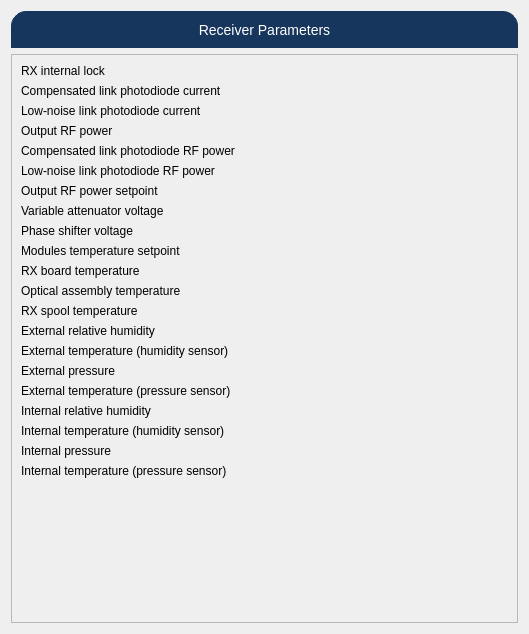
<?xml version="1.0" encoding="UTF-8"?>
<ui version="4.0">
 <class>Form</class>
 <widget class="QWidget" name="Form">
  <property name="geometry">
   <rect>
    <x>0</x>
    <y>0</y>
    <width>529</width>
    <height>634</height>
   </rect>
  </property>
  <property name="windowTitle">
   <string>Form</string>
  </property>
  <layout class="QVBoxLayout" name="verticalLayout_2">
   <item>
    <layout class="QVBoxLayout" name="verticalLayout">
     <item>
      <widget class="PyDMLabel" name="PyDMLabel">
       <property name="toolTip">
        <string/>
       </property>
       <property name="styleSheet">
        <string notr="true">QLabel {
 qproperty-alignment: AlignCenter;
 border: 1px solid #FF17365D;
 border-top-left-radius: 15px;
 border-top-right-radius: 15px;
 background-color: #FF17365D;
 padding: 5px 0px;
 color: rgb(255, 255, 255);
 max-height: 25px;
 font-size: 14px;
}</string>
       </property>
       <property name="text">
        <string>Receiver Parameters</string>
       </property>
       <property name="alignment">
        <set>Qt::AlignCenter</set>
       </property>
      </widget>
     </item>
     <item>
      <widget class="PyDMFrame" name="PyDMFrame">
       <property name="toolTip">
        <string/>
       </property>
       <property name="styleSheet">
        <string notr="true">QFrame#frame{
     border: 1px solid #FF17365D;
     border-bottom-left-radius: 15px;
     border-bottom-right-radius: 15px;
}</string>
       </property>
       <property name="frameShape">
        <enum>QFrame::StyledPanel</enum>
       </property>
       <property name="frameShadow">
        <enum>QFrame::Raised</enum>
       </property>
       <layout class="QVBoxLayout" name="verticalLayout_3">
        <item>
         <layout class="QFormLayout" name="formLayout">
          <item row="0" column="1">
           <widget class="PyDMLabel" name="PyDMLabel_31">
            <property name="toolTip">
             <string/>
            </property>
            <property name="showUnits" stdset="0">
             <bool>true</bool>
            </property>
            <property name="channel" stdset="0">
             <string>ca://{prefix}:RX_PC1.RBV</string>
            </property>
           </widget>
          </item>
          <item row="1" column="1">
           <widget class="PyDMLabel" name="PyDMLabel_32">
            <property name="toolTip">
             <string/>
            </property>
            <property name="showUnits" stdset="0">
             <bool>true</bool>
            </property>
            <property name="channel" stdset="0">
             <string>ca://{prefix}:RX_PD1_I.RBV</string>
            </property>
           </widget>
          </item>
          <item row="2" column="1">
           <widget class="PyDMLabel" name="PyDMLabel_33">
            <property name="toolTip">
             <string/>
            </property>
            <property name="showUnits" stdset="0">
             <bool>true</bool>
            </property>
            <property name="channel" stdset="0">
             <string>ca://{prefix}:RX_PD2_I.RBV</string>
            </property>
           </widget>
          </item>
          <item row="3" column="1">
           <widget class="PyDMLabel" name="PyDMLabel_34">
            <property name="toolTip">
             <string/>
            </property>
            <property name="showUnits" stdset="0">
             <bool>true</bool>
            </property>
            <property name="channel" stdset="0">
             <string>ca://{prefix}:RX_RFOUT.RBV</string>
            </property>
           </widget>
          </item>
          <item row="4" column="1">
           <widget class="PyDMLabel" name="PyDMLabel_35">
            <property name="toolTip">
             <string/>
            </property>
            <property name="showUnits" stdset="0">
             <bool>true</bool>
            </property>
            <property name="channel" stdset="0">
             <string>ca://{prefix}:RX_PD1_RF.RBV</string>
            </property>
           </widget>
          </item>
          <item row="5" column="1">
           <widget class="PyDMLabel" name="PyDMLabel_36">
            <property name="toolTip">
             <string/>
            </property>
            <property name="showUnits" stdset="0">
             <bool>true</bool>
            </property>
            <property name="channel" stdset="0">
             <string>ca://{prefix}:RX_PD2_RF.RBV</string>
            </property>
           </widget>
          </item>
          <item row="6" column="1">
           <widget class="PyDMLabel" name="PyDMLabel_37">
            <property name="toolTip">
             <string/>
            </property>
            <property name="showUnits" stdset="0">
             <bool>true</bool>
            </property>
            <property name="channel" stdset="0">
             <string>ca://{prefix}:RX_ORF_S.RBV</string>
            </property>
           </widget>
          </item>
          <item row="7" column="1">
           <widget class="PyDMLabel" name="PyDMLabel_38">
            <property name="toolTip">
             <string/>
            </property>
            <property name="showUnits" stdset="0">
             <bool>true</bool>
            </property>
            <property name="channel" stdset="0">
             <string>ca://{prefix}:RX_ATT_V.RBV</string>
            </property>
           </widget>
          </item>
          <item row="8" column="1">
           <widget class="PyDMLabel" name="PyDMLabel_39">
            <property name="toolTip">
             <string/>
            </property>
            <property name="showUnits" stdset="0">
             <bool>true</bool>
            </property>
            <property name="channel" stdset="0">
             <string>ca://{prefix}:RX_PS_V.RBV</string>
            </property>
           </widget>
          </item>
          <item row="9" column="1">
           <widget class="PyDMLabel" name="PyDMLabel_40">
            <property name="toolTip">
             <string/>
            </property>
            <property name="showUnits" stdset="0">
             <bool>true</bool>
            </property>
            <property name="channel" stdset="0">
             <string>ca://{prefix}:RX_STP_T.RBV</string>
            </property>
           </widget>
          </item>
          <item row="10" column="1">
           <widget class="PyDMLabel" name="PyDMLabel_42">
            <property name="toolTip">
             <string/>
            </property>
            <property name="showUnits" stdset="0">
             <bool>true</bool>
            </property>
            <property name="channel" stdset="0">
             <string>ca://{prefix}:RX_T.RBV</string>
            </property>
           </widget>
          </item>
          <item row="11" column="1">
           <widget class="PyDMLabel" name="PyDMLabel_43">
            <property name="toolTip">
             <string/>
            </property>
            <property name="showUnits" stdset="0">
             <bool>true</bool>
            </property>
            <property name="alarmSensitiveBorder" stdset="0">
             <bool>true</bool>
            </property>
            <property name="channel" stdset="0">
             <string>ca://{prefix}:RX_OPT_T.RBV</string>
            </property>
           </widget>
          </item>
          <item row="12" column="1">
           <widget class="PyDMLabel" name="PyDMLabel_41">
            <property name="toolTip">
             <string/>
            </property>
            <property name="showUnits" stdset="0">
             <bool>true</bool>
            </property>
            <property name="channel" stdset="0">
             <string>ca://{prefix}:RX_SPL_T.RBV</string>
            </property>
           </widget>
          </item>
          <item row="13" column="1">
           <widget class="PyDMLabel" name="PyDMLabel_44">
            <property name="toolTip">
             <string/>
            </property>
            <property name="showUnits" stdset="0">
             <bool>true</bool>
            </property>
            <property name="channel" stdset="0">
             <string>ca://{prefix}:RX_EXT_H.RBV</string>
            </property>
           </widget>
          </item>
          <item row="14" column="1">
           <widget class="PyDMLabel" name="PyDMLabel_45">
            <property name="toolTip">
             <string/>
            </property>
            <property name="showUnits" stdset="0">
             <bool>true</bool>
            </property>
            <property name="channel" stdset="0">
             <string>ca://{prefix}:RX_EXTH_T.RBV</string>
            </property>
           </widget>
          </item>
          <item row="15" column="1">
           <widget class="PyDMLabel" name="PyDMLabel_46">
            <property name="toolTip">
             <string/>
            </property>
            <property name="showUnits" stdset="0">
             <bool>true</bool>
            </property>
            <property name="channel" stdset="0">
             <string>ca://{prefix}:RX_EXT_P.RBV</string>
            </property>
           </widget>
          </item>
          <item row="16" column="1">
           <widget class="PyDMLabel" name="PyDMLabel_47">
            <property name="toolTip">
             <string/>
            </property>
            <property name="showUnits" stdset="0">
             <bool>true</bool>
            </property>
            <property name="channel" stdset="0">
             <string>ca://{prefix}:RX_EXTP_T.RBV</string>
            </property>
           </widget>
          </item>
          <item row="17" column="1">
           <widget class="PyDMLabel" name="PyDMLabel_48">
            <property name="toolTip">
             <string/>
            </property>
            <property name="showUnits" stdset="0">
             <bool>true</bool>
            </property>
            <property name="channel" stdset="0">
             <string>ca://{prefix}:RX_INT_H.RBV</string>
            </property>
           </widget>
          </item>
          <item row="18" column="1">
           <widget class="PyDMLabel" name="PyDMLabel_49">
            <property name="toolTip">
             <string/>
            </property>
            <property name="showUnits" stdset="0">
             <bool>true</bool>
            </property>
            <property name="channel" stdset="0">
             <string>ca://{prefix}:RX_INTH_T.RBV</string>
            </property>
           </widget>
          </item>
          <item row="19" column="1">
           <widget class="PyDMLabel" name="PyDMLabel_50">
            <property name="toolTip">
             <string/>
            </property>
            <property name="showUnits" stdset="0">
             <bool>true</bool>
            </property>
            <property name="channel" stdset="0">
             <string>ca://{prefix}:RX_INT_P.RBV</string>
            </property>
           </widget>
          </item>
          <item row="20" column="1">
           <widget class="PyDMLabel" name="PyDMLabel_51">
            <property name="toolTip">
             <string/>
            </property>
            <property name="showUnits" stdset="0">
             <bool>true</bool>
            </property>
            <property name="channel" stdset="0">
             <string>ca://{prefix}:RX_INTP_T.RBV</string>
            </property>
           </widget>
          </item>
          <item row="20" column="0">
           <widget class="PyDMLabel" name="PyDMLabel_22">
            <property name="toolTip">
             <string/>
            </property>
            <property name="text">
             <string>Internal temperature (pressure sensor)</string>
            </property>
           </widget>
          </item>
          <item row="19" column="0">
           <widget class="PyDMLabel" name="PyDMLabel_21">
            <property name="toolTip">
             <string/>
            </property>
            <property name="text">
             <string>Internal pressure</string>
            </property>
           </widget>
          </item>
          <item row="18" column="0">
           <widget class="PyDMLabel" name="PyDMLabel_20">
            <property name="toolTip">
             <string/>
            </property>
            <property name="text">
             <string>Internal temperature (humidity sensor)</string>
            </property>
           </widget>
          </item>
          <item row="17" column="0">
           <widget class="PyDMLabel" name="PyDMLabel_19">
            <property name="toolTip">
             <string/>
            </property>
            <property name="text">
             <string>Internal relative humidity</string>
            </property>
           </widget>
          </item>
          <item row="16" column="0">
           <widget class="PyDMLabel" name="PyDMLabel_9">
            <property name="toolTip">
             <string/>
            </property>
            <property name="text">
             <string>External temperature (pressure sensor)</string>
            </property>
           </widget>
          </item>
          <item row="15" column="0">
           <widget class="PyDMLabel" name="PyDMLabel_8">
            <property name="toolTip">
             <string/>
            </property>
            <property name="text">
             <string>External pressure</string>
            </property>
           </widget>
          </item>
          <item row="14" column="0">
           <widget class="PyDMLabel" name="PyDMLabel_18">
            <property name="toolTip">
             <string/>
            </property>
            <property name="text">
             <string>External temperature (humidity sensor)</string>
            </property>
           </widget>
          </item>
          <item row="13" column="0">
           <widget class="PyDMLabel" name="PyDMLabel_17">
            <property name="toolTip">
             <string/>
            </property>
            <property name="text">
             <string>External relative humidity</string>
            </property>
           </widget>
          </item>
          <item row="12" column="0">
           <widget class="PyDMLabel" name="PyDMLabel_16">
            <property name="toolTip">
             <string/>
            </property>
            <property name="text">
             <string>RX spool temperature</string>
            </property>
           </widget>
          </item>
          <item row="11" column="0">
           <widget class="PyDMLabel" name="PyDMLabel_15">
            <property name="toolTip">
             <string/>
            </property>
            <property name="text">
             <string>Optical assembly temperature</string>
            </property>
           </widget>
          </item>
          <item row="10" column="0">
           <widget class="PyDMLabel" name="PyDMLabel_14">
            <property name="toolTip">
             <string/>
            </property>
            <property name="text">
             <string>RX board temperature</string>
            </property>
           </widget>
          </item>
          <item row="9" column="0">
           <widget class="PyDMLabel" name="PyDMLabel_13">
            <property name="toolTip">
             <string/>
            </property>
            <property name="text">
             <string>Modules temperature setpoint</string>
            </property>
           </widget>
          </item>
          <item row="8" column="0">
           <widget class="PyDMLabel" name="PyDMLabel_12">
            <property name="toolTip">
             <string/>
            </property>
            <property name="text">
             <string>Phase shifter voltage</string>
            </property>
           </widget>
          </item>
          <item row="7" column="0">
           <widget class="PyDMLabel" name="PyDMLabel_11">
            <property name="toolTip">
             <string/>
            </property>
            <property name="text">
             <string>Variable attenuator voltage</string>
            </property>
           </widget>
          </item>
          <item row="6" column="0">
           <widget class="PyDMLabel" name="PyDMLabel_10">
            <property name="toolTip">
             <string/>
            </property>
            <property name="text">
             <string>Output RF power setpoint</string>
            </property>
           </widget>
          </item>
          <item row="5" column="0">
           <widget class="PyDMLabel" name="PyDMLabel_7">
            <property name="toolTip">
             <string/>
            </property>
            <property name="text">
             <string>Low-noise link photodiode RF power</string>
            </property>
           </widget>
          </item>
          <item row="4" column="0">
           <widget class="PyDMLabel" name="PyDMLabel_6">
            <property name="toolTip">
             <string/>
            </property>
            <property name="text">
             <string>Compensated link photodiode RF power</string>
            </property>
           </widget>
          </item>
          <item row="3" column="0">
           <widget class="PyDMLabel" name="PyDMLabel_5">
            <property name="toolTip">
             <string/>
            </property>
            <property name="text">
             <string>Output RF power</string>
            </property>
           </widget>
          </item>
          <item row="2" column="0">
           <widget class="PyDMLabel" name="PyDMLabel_4">
            <property name="toolTip">
             <string/>
            </property>
            <property name="text">
             <string>Low-noise link photodiode current</string>
            </property>
           </widget>
          </item>
          <item row="1" column="0">
           <widget class="PyDMLabel" name="PyDMLabel_3">
            <property name="toolTip">
             <string/>
            </property>
            <property name="text">
             <string>Compensated link photodiode current</string>
            </property>
           </widget>
          </item>
          <item row="0" column="0">
           <widget class="PyDMLabel" name="PyDMLabel_2">
            <property name="toolTip">
             <string/>
            </property>
            <property name="text">
             <string>RX internal lock</string>
            </property>
           </widget>
          </item>
         </layout>
        </item>
       </layout>
      </widget>
     </item>
    </layout>
   </item>
  </layout>
 </widget>
 <customwidgets>
  <customwidget>
   <class>PyDMLabel</class>
   <extends>QLabel</extends>
   <header>pydm.widgets.label</header>
  </customwidget>
  <customwidget>
   <class>PyDMFrame</class>
   <extends>QFrame</extends>
   <header>pydm.widgets.frame</header>
   <container>1</container>
  </customwidget>
 </customwidgets>
 <resources/>
 <connections/>
</ui>
